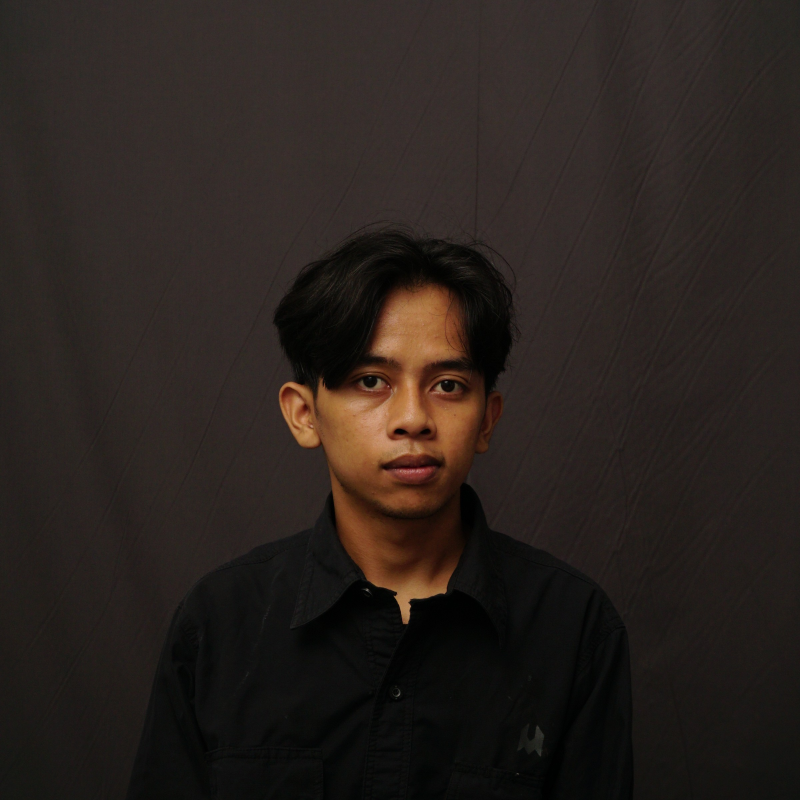
#> input picture pertemuan-9/assets/img/DSC01097.JPG, 2400 x 2400 px, found by its file name (shown at 1/3 size)
$ python cannyEdgeDetection.py
#> lines starting #> are read from the running program, lines starting #| are printed output that depends on the picture; after the words box and inside, x2 and y2 are one past the last pixel; in counts of white or black regions, pixels touching at a corner belong together
import cv2

# Baca citra grayscale
image = cv2.imread('assets\img\DSC01097.JPG', cv2.IMREAD_GRAYSCALE)
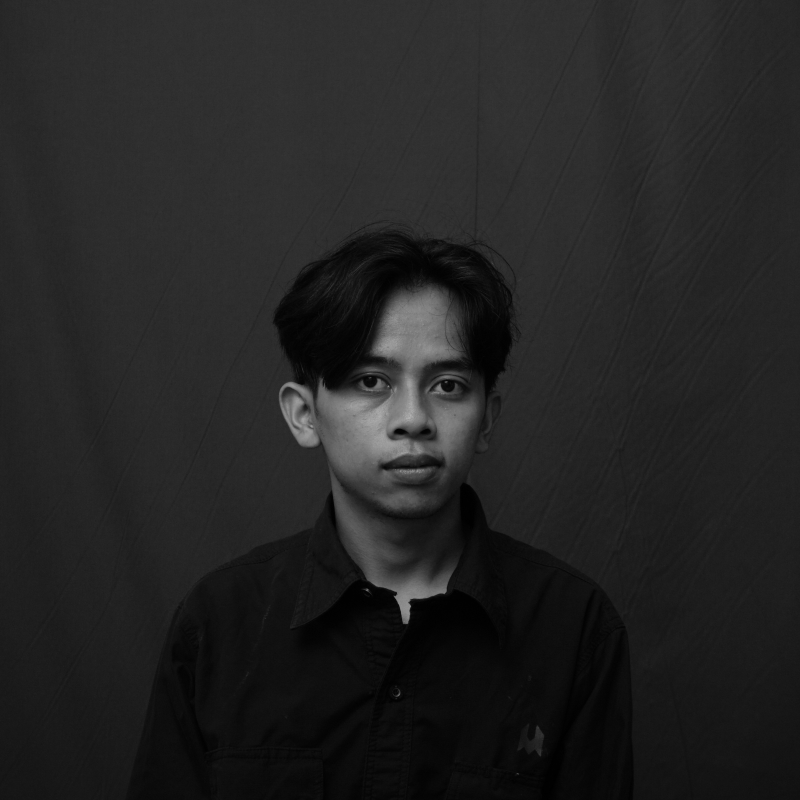
#> image: shape (2400, 2400) (shown at 1/3 size); min 0, max 187, mean 35.6

resize = cv2.resize(image, (400, 400))
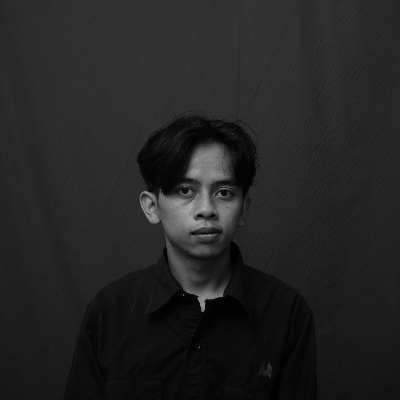
#> resize: shape (400, 400); min 0, max 176, mean 35.8

# Deteksi tepi menggunakan Canny
edges = cv2.Canny(resize, 70, 120)
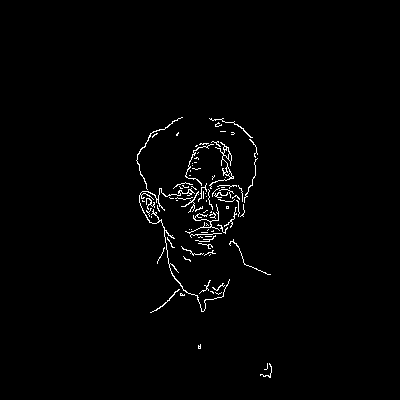
#> edges: shape (400, 400); 1.4% white in thin lines or dots, all inside (x1, y1, x2, y2) = (136, 117, 272, 378)

# Tampilkan hasil
cv2.imshow('Edges Detected', edges)
cv2.waitKey(0)
cv2.destroyAllWindows()
